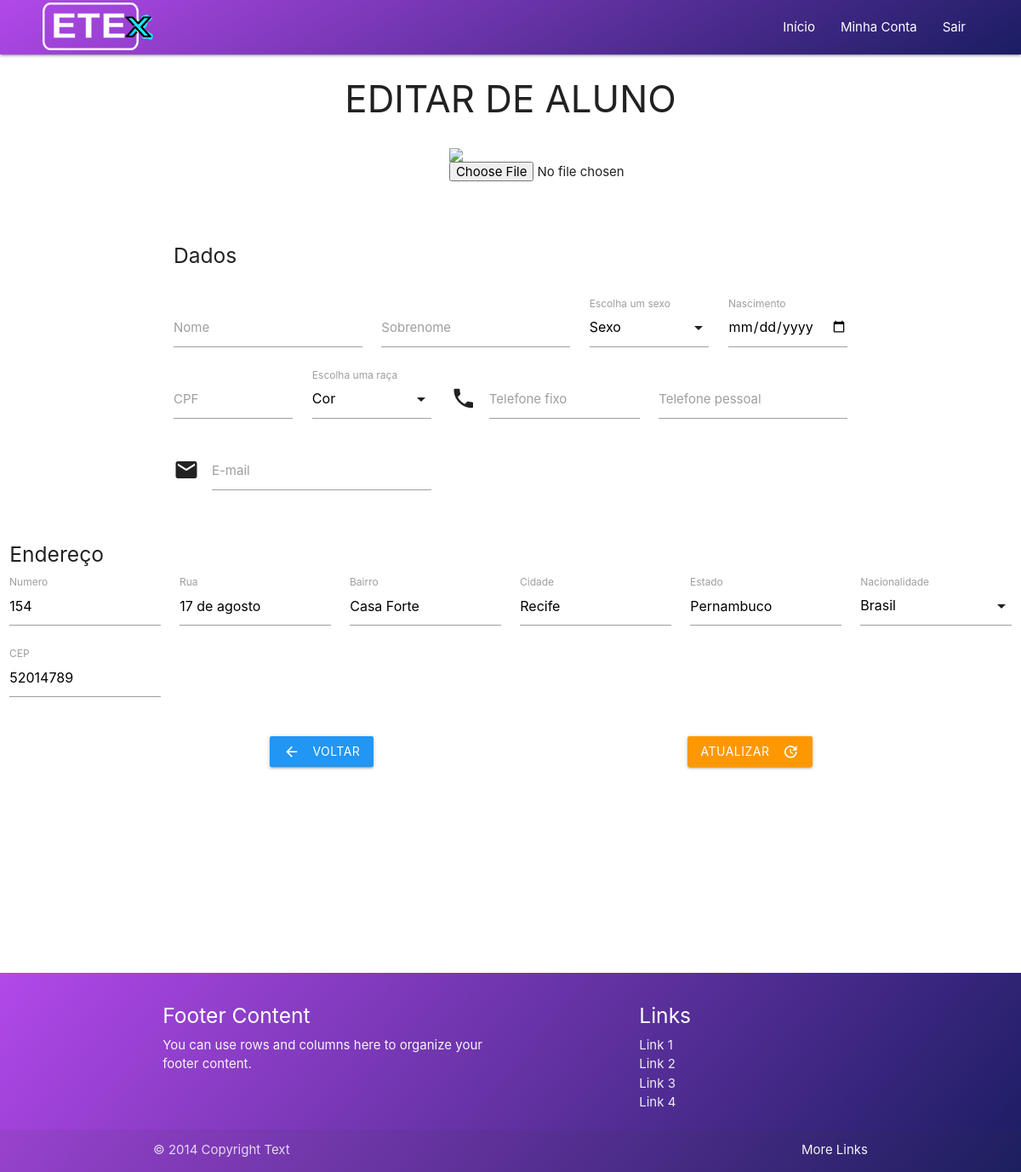
/portal/admin/Aluno/editar-aluno.php?id=1, run on the app's committed database.
### tables this page shows
CREATE TABLE IF NOT EXISTS `alunos` (
  `id_aluno` int(11) NOT NULL AUTO_INCREMENT,
  `nome_aluno` varchar(40) DEFAULT NULL,
  `matricula_aluno` varchar(64) DEFAULT NULL,
  `sobrenome_aluno` varchar(40) DEFAULT NULL,
  `nascimento_aluno` varchar(40) DEFAULT NULL,
  `sexo_aluno` varchar(40) DEFAULT NULL,
  `cor_aluno` varchar(40) DEFAULT NULL,
  `cpf_aluno` varchar(45) NOT NULL,
  `email_aluno` varchar(40) DEFAULT NULL,
  `fone_pessoal_aluno` varchar(40) DEFAULT NULL,
  `fone_fixo_aluno` varchar(40) DEFAULT NULL,
  `numero_endereco_aluno` varchar(40) DEFAULT NULL,
  `rua_endereco_aluno` varchar(40) DEFAULT NULL,
  `bairro_endereco_aluno` varchar(40) DEFAULT NULL,
  `cidade_endereco_aluno` varchar(40) DEFAULT NULL,
  `estado_endereco_aluno` varchar(40) DEFAULT NULL,
  `pais_endereco_aluno` varchar(40) DEFAULT NULL,
  `cep_endereco_aluno` varchar(40) DEFAULT NULL,
  `foto_aluno` varchar(255) DEFAULT NULL,
  PRIMARY KEY (`id_aluno`),
  UNIQUE KEY `cpf_aluno` (`cpf_aluno`)
);

### model/Aluno/AlunoDao.class.php (called while the page is built, shortened)
<?php
class AlunoDao implements InterfaceAluno {
    public function buscarAluno($id) {
        $db_conexao = new Database();
        $conn = $db_conexao->dbConexao();
        $stmt = $conn->prepare("SELECT `matricula_aluno`,
                    `nome_aluno`,
                    `sobrenome_aluno`,
                    `nascimento_aluno`,
                    `sexo_aluno`,
                    `cpf_aluno`,
                    `fone_fixo_aluno`,
                    `fone_pessoal_aluno`,
                    `email_aluno`,
                    `cor_aluno`,
                    `numero_endereco_aluno`,
                    `rua_endereco_aluno`,
                    `bairro_endereco_aluno`,
                    `cidade_endereco_aluno`,
                    `estado_endereco_aluno`,
                    `pais_endereco_aluno`,
                    `cep_endereco_aluno`,
                    `foto_aluno`
                    FROM `alunos` WHERE `id_aluno` = :ID");
        $stmt->bindParam(":ID", $id);
        try {
            $stmt->execute();
            return $stmt->fetchAll(PDO::FETCH_ASSOC);
        } catch (Exception $e) {
            return $result = "Erro: " . $e;
        }
    }
}

### controller/AlunoController.class.php (called while the page is built, shortened)
<?php
include_once __DIR__ . '/../model/Aluno/AlunoDao.class.php';
class AlunoController implements InterfaceAluno {
    public function buscarAluno($id) {
        $buscar = new AlunoDao();
        return $buscar->buscarAluno($id);
    }
}

### view/Endereco/editarEndereco.view.php (the view, shortened to what this page needs)
<?php
foreach ($dadosAluno as $dado):
?>
    <div class="col l12 m12"></br>
        <h5>Endereço</h5>
    </div>
    <div class="input-field col l2 m2">
        <input type="text" name="numero" id="number" value="<?php echo $dado['numero_endereco_aluno']; ?>">
        <label for="number">Numero</label>
    </div>
    <div class="input-field col l2 m2">
        <input type="text" name="rua" id="streeat" value="<?php echo $dado['rua_endereco_aluno']; ?>">
        <label for="streeat">Rua</label>
    </div>
    <div class="input-field col l2 m2">
        <input type="text" name="bairro" id="neighborhood" value="<?php echo $dado['bairro_endereco_aluno']; ?>">
        <label for="neighborhood">Bairro</label>
    </div>
    <div class="input-field col l2 m2">
        <input type="text" name="cidade" id="city" value="<?php echo $dado['cidade_endereco_aluno']; ?>">
        <label for="city">Cidade</label>
    </div>
    <div class="input-field col l2 m2">
        <input type="text" name="estado" id="state" value="<?php echo $dado['estado_endereco_aluno']; ?>">
        <label for="state">Estado</label>
    </div>
    <div class="input-field col l2 m2">
        <label>Nacionalidade</label>
    </div>
    <div class="input-field col l2 m2">
        <input type="number" name="cep" id="cep"  value="<?php echo $dado['cep_endereco_aluno']; ?>">
        <label for="cep">CEP</label>
    </div>
<?php
endforeach;
?>

### assets/css/style-logado.css (style rules this page uses)
* { margin: 0; padding: 0; }
body { height: 700px; overflow-x: hidden; }
input[type=number] { -moz-appearance: textfield; appearance: textfield; }

### data on the page
alunos: numero "154", rua "17 de agosto", bairro "Casa Forte", cidade "Recife", estado "Pernambuco", cep "52014789"
